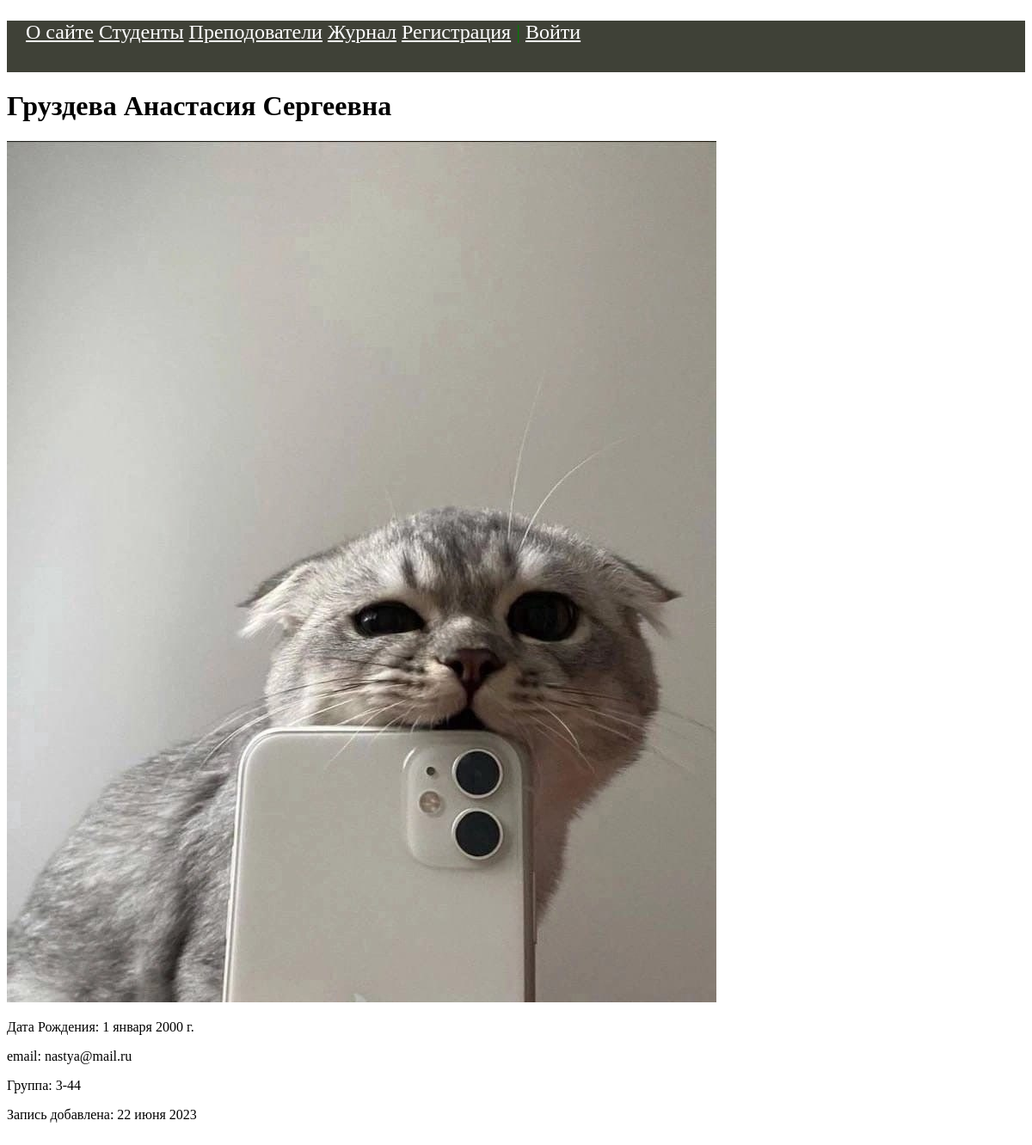
Page /student/slovo769/ on the committed database.
### students/models.py (models this page shows, shortened)
class Student(models.Model):
    objects = models.Model
    first_name = models.CharField(verbose_name='Имя', max_length=50)
    last_name = models.CharField(verbose_name='Фамилия', max_length=50)
    middle_name = models.CharField(verbose_name='Отчество', max_length=50)
    email = models.EmailField(verbose_name='e-mail', blank=True)
    birth_date = models.DateField(verbose_name='Дата Рождения', default=date(1975, 9, 5))
    created_at = models.DateTimeField(verbose_name='Дата создания', auto_now_add=True)
    updated_at = models.DateTimeField(verbose_name='Дата изменения', auto_now=True)
    is_study = models.BooleanField(verbose_name='Учится', default=True)
    photo = models.ImageField(verbose_name='Фото', upload_to="photos/%Y/%m/%d")
    group = models.ForeignKey('Group', on_delete=models.CASCADE, verbose_name='Группа')
    slug = models.SlugField(verbose_name='URL', max_length=255, unique=True, db_index=True)
    user = models.ForeignKey(User, verbose_name='Пользователь', on_delete=models.CASCADE)
    class Meta:
        verbose_name = 'Студент'
        verbose_name_plural = 'Студенты'
        ordering = ['last_name', 'first_name']

class Group(models.Model):
    name = models.CharField(verbose_name='Группа', max_length=5)
    course = models.CharField(verbose_name='Курс', max_length=2)
    enrollment_year = models.IntegerField(verbose_name='Год зачисления')
    objects = models.Manager()
    class Meta:
        verbose_name = 'Группа'
        verbose_name_plural = 'Группы'
        ordering = ['course', 'enrollment_year']
    def __str__(self):
        return f'{self.course}-{self.name}'

### students/views.py (the view)
# urls.py: path('student/<slug:stud_slug>/', ShowStudent.as_view(), name='student'),
class ShowStudent(DataMixin, DetailView):
    def get_context_data(self, *, object_list=None, **kwargs):
        context = super().get_context_data(**kwargs)
        auth = self.request.user.is_authenticated
        c_def = self.get_user_context(title=kwargs['object'].last_name, auth=auth)
        print(kwargs['object'].last_name)
        return {**context, **c_def}
    model = Student
    template_name = 'students/student.html'
    slug_url_kwarg = 'stud_slug'
    context_object_name = 'st'

### students/utils.py (called while the page is built)
    def get_user_context(self, **kwargs):
        context = kwargs
        context['menu'] = menu
        return context

### students/templates/students/student.html (shortened to what this page needs)
{% extends 'students/base.html' %}
{% block content %}
<h1>{{ st.last_name }} {{ st.first_name }} {{ st.middle_name }}</h1>
{% if st.photo %}
    <p><img src="{{ st.photo.url }}" alt="Student photo"></p>
{% endif %}
<p>Дата Рождения: {{ st.birth_date }}</p>
<p>email: {{ st.email }}</p>
<p>Группа: {{ st.group }}</p>
<p>Запись добавлена: {{st.created_at | date:"d E Y" }}</p>
<br>
{% endblock %}

### rows in the picture
Student: last_name "Груздева", first_name "Анастасия", middle_name "Сергеевна", photo (picture), birth_date "1 января 2000 г.", email "nastya@mail.ru", group "3-44", created_at "22 июня 2023"

### other values in the picture
{{ m.title }} "О сайте" "Студенты" "Преподователи" "Журнал"
